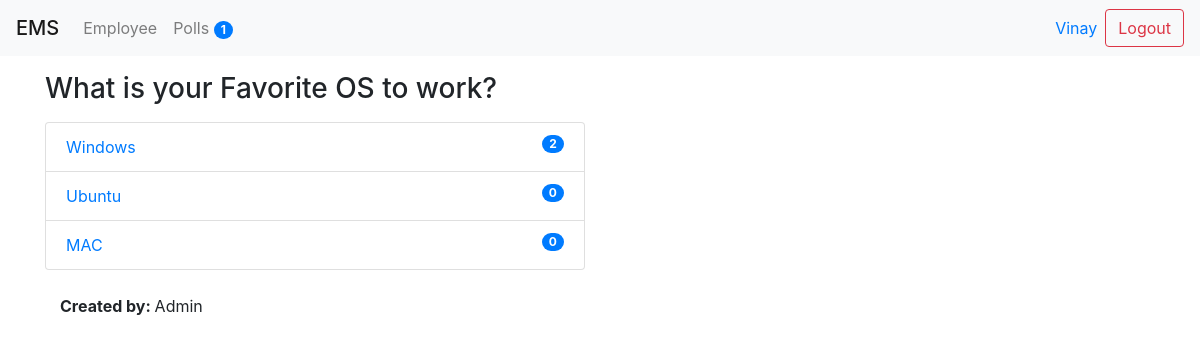
Screenshot of /poll/1/details/ (signed in) with the database file from the repository.
### poll/models.py (models this page shows, shortened)
class Question(models.Model):
    title = models.TextField(null=True, blank=True)
    status = models.CharField(default='inactive', max_length=10)
    created_by = models.ForeignKey(User, null=True, blank=True, on_delete=models.CASCADE)
    start_date = models.DateTimeField(null=True, blank=True)
    end_date = models.DateTimeField(null=True, blank=True)
    created_at = models.DateTimeField(auto_now_add=True)
    updated_at = models.DateTimeField(auto_now=True)
    @property
    def choices(self):
        return self.choice_set.all()

class Choice(models.Model):
    question = models.ForeignKey('poll.Question', on_delete=models.CASCADE)
    text = models.TextField(null=True, blank=True)
    created_at = models.DateTimeField(auto_now_add=True)
    updated_at = models.DateTimeField(auto_now=True)
    @property
    def votes(self):
        return self.answer_set.count()

### poll/views.py (the view)
# urls.py: path('<int:id>/details/', employee_details, name="employee_details"),
@login_required(login_url="/login/")
def details(request, id=None):
    context = {}
    try:
        question = Question.objects.get(id=id)
    except:
        raise Http404
    context['question'] = question
    return render(request, 'polls/details.html', context)

### poll/context_processors.py (called while the page is built)
def polls_count(request):
    count = Question.objects.count()
    print("Polls count - ", count)
    return {"polls_count": count}

### ems/templates/polls/details.html
{% extends 'base.html' %}
{% block content %}
    <p>
        <h3>{{question.title}}</h3>
    </p>
    <div class="list-group col-md-6">
    {% for choice in question.choices %}
        <a class="list-group-item" href="{% url 'poll_vote' question.id %}">
            <span class="badge badge-pill badge-primary float-right">{{choice.votes}}</span>
            {{choice.text}}
        </a>
        {% empty %}
        <div class="list-group-item">There is no chice available for this question.</div>
        {% endfor %}
    </div>
    <br>
    <div class="col-md-12"><b>Created by: </b> {{question.created_by.first_name}}</div>
{% endblock content %}

### ems/templates/header.html (shortened to what this page needs)
{% load poll_extras %}
<div class="navbar navbar-expand-lg navbar-light bg-light">
    <span class="navbar-brand mb-0 h1">EMS</span>
    <div class="collapse navbar-collapse" id="navbarNav">
        <ul class="navbar-nav">
            <li class="nav-item">
                <a class="nav-link" href="{% url 'employee_list' %}">
                    {{"employee" | capfirst}}
                </a>
            </li>
            <li class="nav-item">
                <a class="nav-link" href="{% url 'polls_list' %}">
                    {{"Polls" | capfirst}}
                    <span class="badge badge-primary badge-pill ">{{polls_count}}</span>
                </a>
            </li>
        </ul>
    </div>
    <form class="form-inline my-2 my-lg-0" method="POST" action="{% url 'user_logout' %}">
        <a href="{% url 'my_profile' %}">
            <span class="mr-sm-2">{{request.user.first_name}}</spans>
        </a>
        <input type="submit" class="btn btn-outline-danger my-2 my-sm-0" value="Logout">
    </form>
</div>

### rows the page displays
Question: title "What is your Favorite OS to work?", created_by.first_name "Admin"
Choice: votes "2", text "Windows"
Choice: votes "0", text "Ubuntu"
Choice: votes "0", text "MAC"

### other values shown
{{ "employee" | capfirst }} "Employee"
{{ "Polls" | capfirst }} "Polls"
{{ polls_count }} "1"
{{ request.user.first_name }} "Vinay"
